Frame 1 (no input): blank canvas, image omitted
Frame 60 (the mouse pressed at the canvas centre just before this capture): blank canvas, image omitted
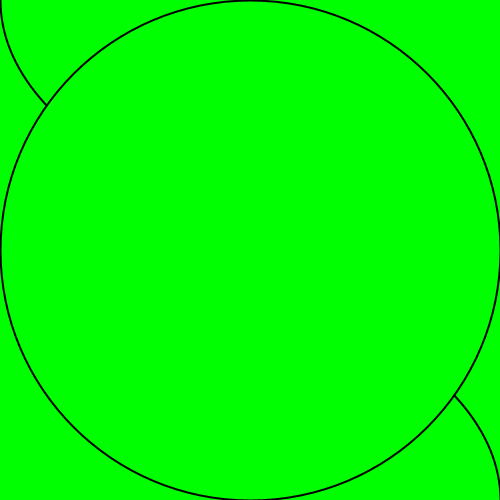
Frame 120 (the mouse held since frame 60 and released just before this capture)

The Processing sketch whose frames 1 and 60 were blank and that drew this single picture after the mouse press (run headless with seeded random() and noise(); from frame 60 on, the mouse is pressed at the canvas centre):

// Processing sketch: processing_49863
// ── processing_49863.pde

void setup()
{
  size(500,500);
  smooth();
  strokeWeight(2);
}

void move(){
  
}
void draw()
{
  noCursor();
  float d = dist(pmouseX*3,pmouseY, mouseX,mouseY);
  float f = dist(pmouseX,pmouseY, mouseX,mouseY);
  fill(10*f,0.8*d,1-0.8*d);
ellipse(0,0,2*d,d);
ellipse(500, 500,2*d,d);
ellipse(0, 500,2*d,d);
ellipse(500, 0,2*d,d);
ellipse(width/2,height/2,d,d);

/*background(255);
//pmouseX pmouseY
line(pmouseX, pmouseY, 0,0); */
}
